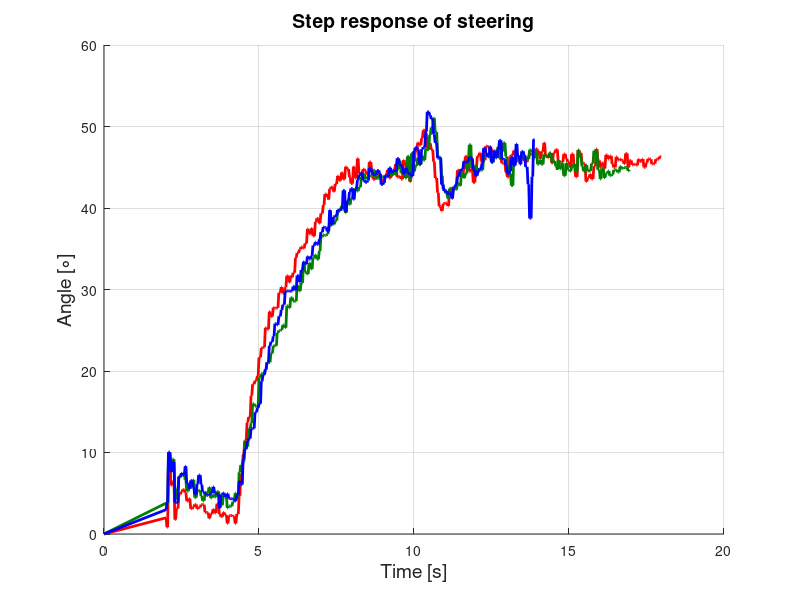

The MATLAB script that drew this image: (Note: this script raises an error after producing the figure.)
clear all;
close all;
clc;
%csvwrite('steering_step.csv',ScopeData)
% syms K
% 
% Kp = 1.8;
% ThetaRef = 0;

% Read the data from the test
Data1 = csvread('gain3Test1.csv');
Data2 = csvread('gain3Test2.csv');
Data3 = csvread('gain3Test3.csv');
Data4 = csvread('gain2Test1.csv');
Data5 = csvread('gain2Test2.csv');
Data6 = csvread('gain2Test3.csv');


t1     = Data1(:,1)/1000;
Theta1 = Data1(:,2);
t2     = Data2(:,1)/1000;
Theta2 = Data2(:,2);
t3     = Data3(:,1)/1000;
Theta3 = Data3(:,2);
t4     = Data4(:,1)/1000;
Theta4 = Data4(:,2);
t5     = Data5(:,1)/1000;
Theta5 = Data5(:,2);
t6     = Data6(:,1)/1000;
Theta6 = Data6(:,2);
%ThetaError = Data1(:,4);

% Plots
hold on
%P1 = plot(t1,Theta1);
%P1 = plot(t2,Theta2);
%P1 = plot(t3,Theta3);
P1 = plot(t4,Theta4,'r','linewidth',2);
P2 = plot(t5,Theta5,'color',[0,0.5,0],'linewidth',2);
P3 = plot(t6,Theta6,'b','linewidth',2);
%P2 = scatter(t,ThetaError);
% ThetaCalc = ThetaRef*Kp*K*exp(-Kp*K*t)

% Make the plots beautiful
% set( P1, 'color', '[0 0 1]', 'LineWidth', 2 );
title('Step response of steering','fontsize',14)
xlabel('Time [s]','fontsize',14)
ylabel('Angle [\circ]','fontsize',14)
% xlim([3 7]);
%legend('Theta at 1,1 m\cdot s^{-1}', 'Theta at 1,2 m\cdot s^{-1}', 'Theta at 1,3 m\cdot s^{-1}')
grid on
%set(gca,'GridLineStyle',':', 'GridColor', 'k', 'GridAlpha', .6)

%% Gain calculations
%figure
syms K

Kp = 1.5;
ThetaRef = 0;

% Read the data from the test
%dat = dlmread('gainCalc.tsv','\t');


% Plots
%hold on
%P1 = scatter(dat(:,2),dat(:,5))
% P1 = scatter(ThetaError,Theta);
% ThetaCalc = ThetaRef*Kp*K*exp(-Kp*K*t)

%P = polyfit(dat(:,2),dat(:,5),1)
%x = [0:0.01:2.5];
%y = 0.4880 * x - 0.2173;

%plot(x,y);


% Make the plots beautiful
% set( P1, 'color', '[0 0 1]', 'LineWidth', 2 );
title('Steering step response')

% xlim([3 7]);
legend('Data 1', 'Data 2','Data 3','location','southeast')
grid on
set(gca,'GridLineStyle',':', 'GridColor', 'k', 'GridAlpha', .6)
xlim([3 10]);